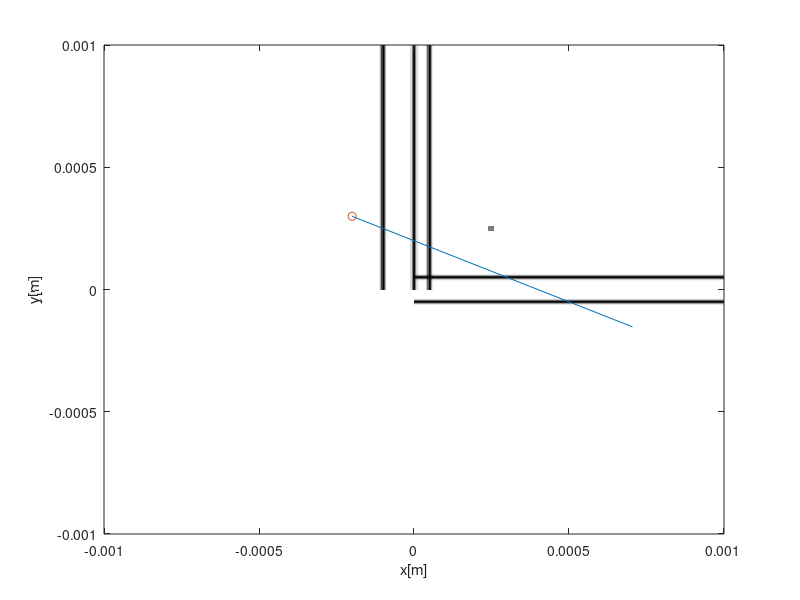

This chart was generated by the following MATLAB code: (Note: this script raises an error after producing the figure.)
%Simulation of Photobleaching and Alignment Algorithm
%%%%%%%%%%%%%%%%%%%%%%%%%%%%%%%%%%%%%%%%%%%%%%%%%%%%%%%%%%%%%%%%%%%%%%%%%%%%%%%%%%%%%%%%%%%%%%%%%%%%%%%
%Allows user to specify:
%   - choice of horizontal and vertical hashtag lines specified by intercept point
%   - a slicing plane determined by vectors u, v, h
%   - a sample plane representing the surface of the sample determined by normal vector s and a point p
% 
%   - a photobleaching beam specified by a focal depth z0 and beam width w0 and wavelength lambda
%
%Returns: 
%   - actual parameters of Pixel Size, Angle in X-Y Plane and Intercept Points
%   - algorithm predicted Pixel Size, Angle in X-Y Plane and Intercept Points
%Example:
%   Let us assume 4 lines in the image:
%       n1,n2 parallel to y axis positioned in x=-50microns, x=+50 microns
%       n3,n4 parallel to x axis positioned in y=-50microns, y=+50 microns
% - The user will be asked to mark the edges of the lines (will appear as red lines)
% - The algorithm will compute the estimate of the location of the line (will appear as a green line)
%

close all;
clear;
%% Inputs - hashtag lines
OCTVolumePosition = [-1e-3 -1e-3     0; ... %x,y,z position [m] of the first A scan in the first B scan (1,1)
                     +1e-3 +1e-3  0.968e-6*2040]';     %x,y,z position [m] of the las A scan in the last B scan (end,end). z is deeper!
lnDist = 1e-6*[-50  +50  -100    0  +50]; %Line distance from origin [m]
lnDir  =      [  0    0    1    1    1]; %Line direction 0 - left right, 1 - up down
lnNames=    { '-x' '+x' '-y' '0y' '+y'}; %Line names

%% Inputs - slicing plane - uv plane
NPixU = 512; %Number of pixels in each direction
NPixV = 512;

% u, v must be chosen to be orthogonal, and equal in norm
imgPixU = 2e-6; imgPixV = 2e-6;
u = [2; -1; 0.3]; u = u/norm(u)*imgPixU;
v = [7e-2;  2e-2; 1]; v = v/norm(v)*imgPixV;
h = [-0.2e-3 0.3e-3 0];

% set limits to prevent /0 error
u(u==0) = 1e-12;
v(v==0) = 1e-12;

%% Make X-Y Plane Figure
x = linspace(OCTVolumePosition(1),OCTVolumePosition(4),NPixU);
y = linspace(OCTVolumePosition(2),OCTVolumePosition(5),NPixV);
[xx,yy] = meshgrid(x,y);

b = ones(size(xx)); %Canvas, (y,x)

%Draw lines
for i=1:length(lnDir)
    switch(lnDir(i))
        case 0 
            f = exp(-(yy-lnDist(i)).^2/(2*5e-6^2)).*(xx>0);
        case 1
            f = exp(-(xx-lnDist(i)).^2/(2*5e-6^2)).*(yy>0);
    end
    
    b = b.*(1-f);
end
b(abs(xx-250e-6)<10e-6 & abs(yy-250e-6)<10e-6) = 0.5;

figure(1);
imagesc(x,y,b)
hold on;
plot(h(1)+u(1)*[0 NPixU-1],h(2)+u(2)*[0 NPixU-1]);
plot(h(1)+u(1)*[0],h(2)+u(2)*[0],'o');
hold off;
colormap gray;
axis xy;
xlabel('x[m]');
ylabel('y[m]');
pause(0.01);

%% Inputs - sample plane
% Equation of plane is given by s1(x-p1) + s2(y-p2) + s3(z-p3) = 0,
% where (s1,s2,s3) is the normal vector and (p1,p2,p3) is the origin
% of the plane
s = [0;0.2;1]; p = [0;0;0.5e-3]; 
% equation of intersection of sample plane and uv plane in uv coordinates
% m1 *c1 + m2*c2 = -b
m2 = (s(1)*v(1) + s(2)*v(2) + s(3)*v(3)); 
m1 = (s(1)*u(1)+ s(2)*u(2) + s(3)*u(3));
b = -(s(1)*(p(1) - h(1)) + s(2)*(p(2) - h(2)) + s(3)*(p(3) - h(3)));
[C1_mesh,C2_mesh] = meshgrid([1:NPixU],[1:NPixV]);
% create mask to delineate sample surface
sample_mask = zeros(NPixV,NPixU);
sample_mask((C1_mesh*m1 + C2_mesh*m2 +b) <0) = 1;

%% Create photobleached lines
% units of parameters in meters
E0 =1;
w0 =5e-6;
lambda = 0.8e-6;
z0 = 500e-6; %height of photobleach focus position
t = 1;
img = gaussian_pb(E0, w0, lambda, t, z0, u, v, h, lnDist, lnDir);

%% Further Processing - add noise to image amd mask and flip image
img_ = imnoise(img,'gaussian',0.1);
slice_masked = flipud(img_ .* sample_mask); 
%figure; imagesc(slice_masked); colormap(gray)

%% Solve for intercepts in sample plane
% y-intercept
% from equation c1 * ux + c2 * vx = x-hx and m1 *c1 + m2*c2 = -b
y_mat = [m1, m2 ; u(1), v(1)];
y_int_uv = y_mat^-1 * [-b; -h(1)];
y_int = h(2) + y_int_uv(1) * u(2) + y_int_uv(2) * v(2);
% x-intercept
% from equation c1 * uy + c2 * vy = x-hy and m1 *c1 + m2*c2 = -b
x_mat = [m1, m2 ; u(2), v(2)];
x_int_uv = x_mat^-1 * [-b; -h(2)];
x_int = h(1) + x_int_uv(1) * u(1) + x_int_uv(2) * v(1);

%% Print Actual Slice Measurements
fprintf('Actual Pixel Size: |u|=%.3f[microns], |v|=%.3f[microns]\n',1e6*imgPixU,1e6*imgPixV)
fprintf('Actual Angle In X-Y Plane: %.2f[deg], Tilt: %.2f[deg]\n',atan2(u(2),u(1))*180/pi,acos(dot(v/norm(v),[0;0;1]))*180/pi);
fprintf('Actual Intercept Points. x=%.3f[mm],y=%.3f[mm]\n',1e3*x_int,1e3*y_int);
fprintf('\n');

%% Run Hashtage Alignment Algorithm
[ptsPixPosition, ptsId] = findLines (slice_masked,lnNames);

%Find position and direction by line identity
ptsLnDist = lnDist(ptsId); ptsLnDist = ptsLnDist(:);
ptsLnDir  = lnDir(ptsId);  ptsLnDir  = ptsLnDir(:);

%Compute plane parameters
[u_out,v_out,h_out] = identifiedPointsToUVH (ptsPixPosition,ptsLnDist, ptsLnDir);

% Compute intercepts
V_out = mean(ptsPixPosition(:,2)); %Take average image height
UX_out=-(h_out(2)+V_out*v_out(2))/u_out(2);
X_out=u_out(1)*UX_out+v_out(1)*V_out+h_out(1);
UY_out=-(h_out(1)+V_out*v_out(1))/u_out(1);
Y_out=u_out(2)*UY_out+v_out(2)*V_out+h_out(2);

fprintf('Algorithm Pixel Size: |u|=%.3f[microns], |v|=%.3f[microns]\n',norm(u_out)*1e6,norm(v_out)*1e6)
fprintf('Algorithm Actual Angle In X-Y Plane: %.2f[deg], Tilt: %.2f[deg]\n',atan2(u_out(2),u_out(1))*180/pi,acos(dot(v_out/norm(v_out),[0;0;1]))*180/pi);
fprintf('Algorithm Intercept Points. x=%.3f[mm],y=%.3f[mm]\n',1e3*X_out,1e3*Y_out);